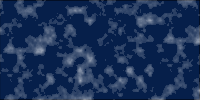
Frame 1 (no input)
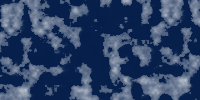
Frame 60 (no input)
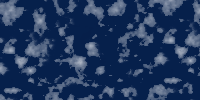
Frame 120 (the mouse pressed at the canvas centre since frame 60)

The p5.js sketch that drew these frames (run headless with seeded random() and noise() and a simulated clock; from frame 60 on, the mouse is pressed at the canvas centre):

// p5.js sketch
// ── sketch.js

var scl = 1;
var colmns = 0;
var rows = 0;
var inc = 0.01;
var zOff = 0;
var scale;

var bgColor;
var fr;
function setup() {
  createCanvas(200,100);
 bgColor= color(6,31,74)
  rows = floor(height/scl);
  columns = floor(width/scl);
	fr = createP('');
	scale = 0.1;
	background(bgColor);
}

function draw() {
	
var direction;

	var sas=Math.log(1);

  	fr.html(floor(frameRate()));

  	fill(6,31,74,100)
  	rect(0,0,width,height);

  // 	if (frameCount % 60) {
		// scale -= 0.001; 
  // 	} else if (frameCount == 300) {
  // 		return;
  // 	}

	if (frameCount % 2 == 0) {
		direction = 1;
	} else {
		direction = -1;
	}

	for(var i = 0; i < columns; i++) {
		for (var j = 0; j < rows;j++) {
			var nosieValue = noise((frameCount * 0.25+i) * scale,(j)*scale,frameCount *0.03);
			noStroke();

			var alpha;
			if(nosieValue < 0.5) {
 				alpha = 0;
			} else {
				var temp = map(nosieValue,0.5,1,0,1);
				alpha = nosieValue *nosieValue * nosieValue * 255;
				// =  nosieValue-0.5 * 255;
			}
			
			fill(255,alpha);
			rect(i*scl,j*scl,scl,scl);
		}

	}

	zOff += 1;
	//noLoop(); 
}
